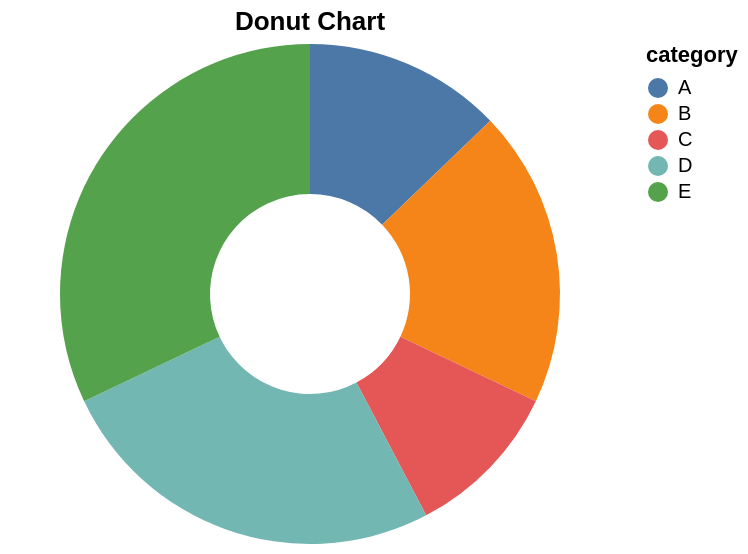

This figure's Vega-Lite source:
### Vega-Lite specification from a JSON file in a GitHub repository (floating-point values rounded to 4 significant figures)
{"$schema": "https://vega.github.io/schema/vega-lite/v5.20.1.json", "config": {"view": {"continuousHeight": 300, "continuousWidth": 300}}, "data": {"name": "data-da9a454df0df8e8c843a0e21b04bad6c"}, "datasets": {"data-da9a454df0df8e8c843a0e21b04bad6c": [{"category": "A", "month": "Jan", "sales": 3, "value": 10}, {"category": "B", "month": "Feb", "sales": 7, "value": 15}, {"category": "C", "month": "Mar", "sales": 5, "value": 8}, {"category": "D", "month": "Apr", "sales": 10, "value": 20}, {"category": "E", "month": "May", "sales": 8, "value": 25}]}, "encoding": {"color": {"field": "category", "type": "nominal"}, "theta": {"field": "value", "type": "quantitative"}}, "height": 250, "mark": {"innerRadius": 50, "type": "arc"}, "title": "Donut Chart", "width": "container"}
